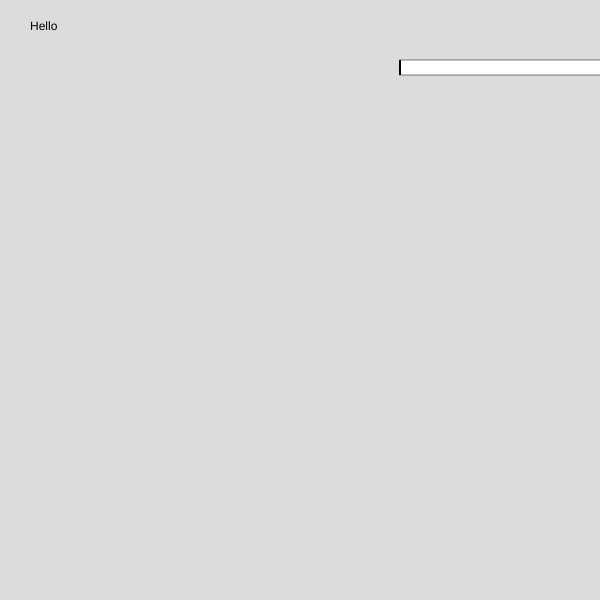
Frame 1 (no input)
Frame 60 (no input): identical to frame 1, image omitted
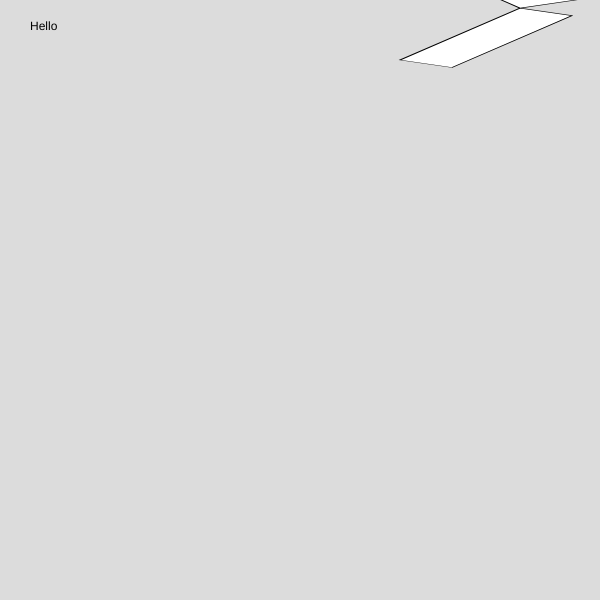
Frame 120 (the mouse pressed at the canvas centre since frame 60)

The p5.js sketch that drew these frames (run headless with seeded random() and noise() and a simulated clock; from frame 60 on, the mouse is pressed at the canvas centre):

// p5.js sketch
// ── sketch.js
function setup() {
  createCanvas(600, 600);
  angleMode(DEGREES);
}

function draw() {
  background(220);

  
  scale(2, 0.5);

  // verschieben des Koodinatensystems
  // Verschiebe auf Schulter
  translate(200, 120);
  

  // rotiere Schulter
  rotate(mouseX);

  //rectMode(CENTER);
  // zeichne oberarm
  rect(0, 0, 120, 30);

  translate(120, 0);

  rotate(mouseY);


  rect(0, 0, 100, 50);

  resetMatrix();
  fill(0);
  text("Hello", 30, 30);
  fill(255);


  //rect(200, 120, 40, 30);
}
